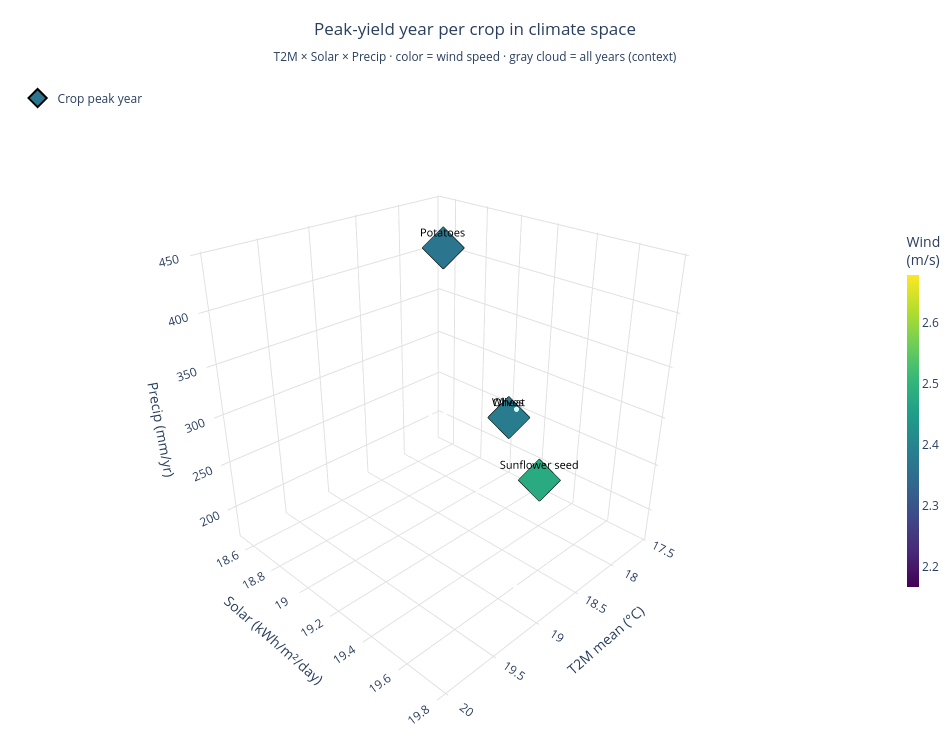

Write notebook code for a chart like this one.
### Markdown cell above
# Interactive 3D climate-space view

### Code cell
# ══════════════════════════════════════════════════════════════════
# Interactive 3D climate-space view
#   - Background: all years as small gray points (context)
#   - Highlight:  one star per crop, at its peak-yield year
#   - Axes:       T2M (x), Solar (y), Precip (z)
#   - 4th dim:    Wind encoded as marker color (viridis)
#
# Requires:     pip install plotly
# Output:       interactive HTML saved to notebooks/figures/ AND
#               displayed inline in the notebook (rotatable)
# ══════════════════════════════════════════════════════════════════

import numpy as np
import pandas as pd
import plotly.graph_objects as go
from pathlib import Path

# Country-level per-year climate (reuse if already computed)
if 'nasa_country' not in dir():
    nasa_country = (
        nasa_yearly_filtered
        .groupby('year')[CLIMATE_FEATURES]
        .mean()
        .reset_index()
    )

X_FEAT  = 't2m'
Y_FEAT  = 'solar_kwh_m2'
Z_FEAT  = 'prectotcorr'
W_FEAT  = 'ws2m'

# ── 1. Build the background cloud (all years, no crop distinction) ─
# We reuse the same country-level annual climate for context.
# Small, muted, unlabeled — its job is spatial reference, not data.
bg = nasa_country.copy()

# ── 2. Build the peak-year table (one row per crop) ────────────────
peaks = []
for crop in CROPS:
    sub = (fao_filtered[fao_filtered['crop'] == crop]
           .sort_values('year').reset_index(drop=True))
    if sub.empty:
        print(f"[{crop}] no data after filtering — skipping")
        continue

    peak_row   = sub.loc[sub['yield_hg_ha'].idxmax()]
    peak_year  = int(peak_row['year'])
    peak_yield = float(peak_row['yield_hg_ha'])

    # Look up climate for that year
    climate_row = nasa_country[nasa_country['year'] == peak_year]
    if climate_row.empty:
        print(f"[{crop}] peak year {peak_year} has no NASA climate row — skipping")
        continue

    cr = climate_row.iloc[0]
    peaks.append({
        'crop':       crop,
        'year':       peak_year,
        'yield':      peak_yield,
        't2m':        float(cr[X_FEAT]),
        'solar':      float(cr[Y_FEAT]),
        'precip':     float(cr[Z_FEAT]),
        'wind':       float(cr[W_FEAT]),
    })

peaks_df = pd.DataFrame(peaks)
if peaks_df.empty:
    raise SystemExit("No peak rows to plot — check CROPS / fao_filtered.")

print("Peak-year climate per crop:")
print(peaks_df[['crop', 'year', 'yield', 't2m', 'solar', 'precip', 'wind']]
      .to_string(index=False))

# ── 3. Build the interactive plotly figure ────────────────────────
fig = go.Figure()

# 3a. Background cloud — all years, small and gray
fig.add_trace(go.Scatter3d(
    x=bg[X_FEAT],
    y=bg[Y_FEAT],
    z=bg[Z_FEAT],
    mode='markers',
    marker=dict(
        size=3,
        color='rgba(180,180,180,0.35)',
        line=dict(width=0),
    ),
    name='All years (background)',
    hoverinfo='skip',
    showlegend=False,
))

# 3b. Peak stars — one per crop, colored by wind (viridis)
fig.add_trace(go.Scatter3d(
    x=peaks_df['t2m'],
    y=peaks_df['solar'],
    z=peaks_df['precip'],
    mode='markers+text',
    marker=dict(
        size=14,
        symbol='diamond',
        color=peaks_df['wind'],
        colorscale='Viridis',
        cmin=peaks_df['wind'].min() - 0.2,
        cmax=peaks_df['wind'].max() + 0.2,
        colorbar=dict(
            title='Wind<br>(m/s)',
            thickness=12,
            len=0.55,
            x=1.02,
        ),
        line=dict(color='black', width=2),
    ),
    text=peaks_df['crop'],
    textposition='top center',
    textfont=dict(size=11, color='black'),
    customdata=np.stack([
        peaks_df['crop'],
        peaks_df['year'],
        peaks_df['yield'],
        peaks_df['wind'],
    ], axis=-1),
    hovertemplate=(
        "<b>%{customdata[0]}</b><br>"
        "Peak year: %{customdata[1]}<br>"
        "Peak yield: %{customdata[2]:,.0f} hg/ha<br>"
        "T2M: %{x:.2f} °C<br>"
        "Solar: %{y:.2f} kWh/m²/day<br>"
        "Precip: %{z:.1f} mm/yr<br>"
        "Wind: %{customdata[3]:.2f} m/s"
        "<extra></extra>"
    ),
    name='Crop peak year',
))

# ── 4. Layout & camera ────────────────────────────────────────────
fig.update_layout(
    title=dict(
        text=("Peak-yield year per crop in climate space<br>"
              "<sub>T2M × Solar × Precip · color = wind speed · "
              "gray cloud = all years (context)</sub>"),
        x=0.5,
        xanchor='center',
    ),
    scene=dict(
        xaxis=dict(title='T2M mean (°C)',         backgroundcolor='white',
                   gridcolor='#e0e0e0'),
        yaxis=dict(title='Solar (kWh/m²/day)',    backgroundcolor='white',
                   gridcolor='#e0e0e0'),
        zaxis=dict(title='Precip (mm/yr)',        backgroundcolor='white',
                   gridcolor='#e0e0e0'),
        camera=dict(eye=dict(x=1.6, y=1.6, z=1.2)),   # initial angle
        aspectmode='cube',
    ),
    width=950,
    height=750,
    margin=dict(l=0, r=0, t=70, b=0),
    legend=dict(x=0.02, y=0.98, bgcolor='rgba(255,255,255,0.8)'),
)

# ── 5. Show inline (rotatable in Jupyter) ─────────────────────────
fig.show()

# ── 6. Save to disk for reviewer inspection ──────────────────────
FIG_DIR = Path('figures')
FIG_DIR.mkdir(parents=True, exist_ok=True)
html_path = FIG_DIR / '3d_peak_climate_space.html'
fig.write_html(str(html_path), include_plotlyjs='cdn')
print(f"\n[saved] {html_path}")
print("        Open it in any browser to rotate / zoom.")

### Figure 1 — Plotly figure (JSON) as saved in the notebook; plotly's stock layout.template omitted (floating-point values rounded to 4 significant figures)
{"data": [{"hoverinfo": "skip", "marker": {"color": "rgba(180,180,180,0.35)", "line": {"width": 0}, "size": 3}, "mode": "markers", "name": "All years (background)", "showlegend": false, "type": "scatter3d", "x": [18.05, 17.97, 17.95, 18.42, 18.49, 18.42, 20.01, 17.56, 18.49, 18.07, 18.69, 18.44, 18.79, 18.68, 19.35, 18.47, 19.02, 19.22, 18.84, 19.47, 19.54], "y": [19.37, 19.37, 19.17, 18.92, 19.27, 18.78, 19.08, 18.99, 18.86, 19.27, 19.33, 19.02, 19.44, 19.5, 18.53, 19.01, 19.04, 19.77, 18.94, 18.99, 19.02], "z": [295.4, 215.2, 267.6, 267.2, 197.5, 314.9, 215.8, 325.2, 439.1, 289.3, 235.9, 281.4, 297.5, 173.7, 431.9, 442.8, 315.7, 214.9, 248.6, 333.3, 303.5]}, {"customdata": [["Potatoes", 2019, 25630.0, 2.366], ["Wheat", 2006, 2760.0, 2.381], ["Olives", 2006, 2108.0, 2.381], ["Sunflower seed", 2005, 2044.0, 2.478]], "hovertemplate": "<b>%{customdata[0]}</b><br>Peak year: %{customdata[1]}<br>Peak yield: %{customdata[2]:,.0f} hg/ha<br>T2M: %{x:.2f} °C<br>Solar: %{y:.2f} kWh/m²/day<br>Precip: %{z:.1f} mm/yr<br>Wind: %{customdata[3]:.2f} m/s<extra></extra>", "marker": {"cmax": 2.678, "cmin": 2.166, "color": [2.366, 2.381, 2.381, 2.478], "colorbar": {"len": 0.55, "thickness": 12, "title": {"text": "Wind<br>(m/s)"}, "x": 1.02}, "colorscale": [[0, "#440154"], [0.1111, "#482878"], [0.2222, "#3e4989"], [0.3333, "#31688e"], [0.4444, "#26828e"], [0.5556, "#1f9e89"], [0.6667, "#35b779"], [0.7778, "#6ece58"], [0.8889, "#b5de2b"], [1, "#fde725"]], "line": {"color": "black", "width": 2}, "size": 14, "symbol": "diamond"}, "mode": "markers+text", "name": "Crop peak year", "text": ["Potatoes", "Wheat", "Olives", "Sunflower seed"], "textfont": {"color": "black", "size": 11}, "textposition": "top center", "type": "scatter3d", "x": [18.47, 17.95, 17.95, 17.97], "y": [19.01, 19.17, 19.17, 19.37], "z": [442.8, 267.6, 267.6, 215.2]}], "layout": {"height": 750, "legend": {"bgcolor": "rgba(255,255,255,0.8)", "x": 0.02, "y": 0.98}, "margin": {"b": 0, "l": 0, "r": 0, "t": 70}, "scene": {"aspectmode": "cube", "camera": {"eye": {"x": 1.6, "y": 1.6, "z": 1.2}}, "xaxis": {"backgroundcolor": "white", "gridcolor": "#e0e0e0", "title": {"text": "T2M mean (°C)"}}, "yaxis": {"backgroundcolor": "white", "gridcolor": "#e0e0e0", "title": {"text": "Solar (kWh/m²/day)"}}, "zaxis": {"backgroundcolor": "white", "gridcolor": "#e0e0e0", "title": {"text": "Precip (mm/yr)"}}}, "title": {"text": "Peak-yield year per crop in climate space<br><sub>T2M × Solar × Precip · color = wind speed · gray cloud = all years (context)</sub>", "x": 0.5, "xanchor": "center"}, "width": 950}}
